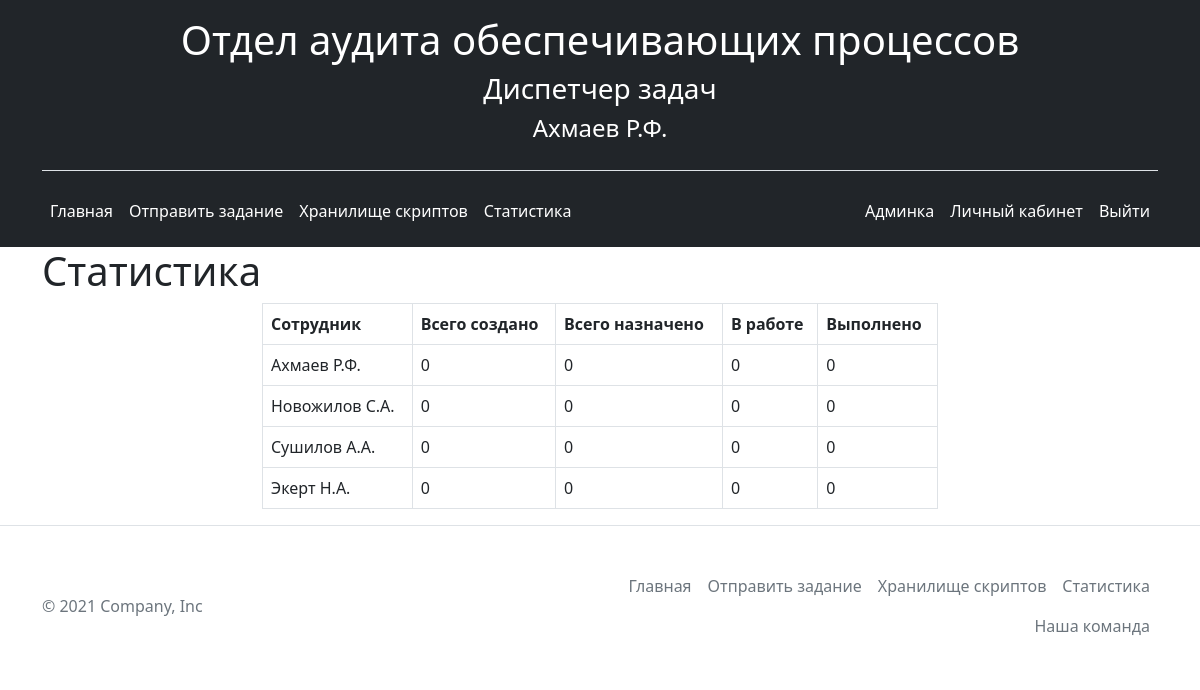
The page /statistics (signed in) on the database its author committed.
### app.py (models this page shows, shortened)
class User(db.Model, UserMixin):
    __tablename__ = 'user'
    id = db.Column(db.Integer, primary_key=True)
    login = db.Column(db.String(20), unique=True, nullable=False)
    fio = db.Column(db.String(20), nullable=False)
    password = db.Column(db.String(1255), nullable=False)
    role_id = db.Column(db.Integer, db.ForeignKey('role.id'), nullable=False, default='1')
    role = db.relationship('Role', foreign_keys=[role_id])

### app.py (the view)
@app.route('/statistics')
@login_required
def statistics():
    create = db.session.query(User.fio, func.count(Task.user))\
        .outerjoin(Task, User.id == Task.user_id)\
        .group_by(User.id)\
        .order_by(User.fio)\
        .all()
    set = db.session.query(User.fio, func.count(Task.to_user))\
        .outerjoin(Task, User.id == Task.to_user_id)\
        .group_by(User.id)\
        .order_by(User.fio)\
        .all()
    inwork = db.session.query(User.fio, func.count(Task.status_id).filter(Task.status_id=='2'))\
        .outerjoin(Task, User.id==Task.to_user_id)\
        .group_by(User.fio) \
        .order_by(User.fio) \
        .all()
    done = db.session.query(User.fio, func.count(Task.status_id).filter(Task.status_id == '3')) \
        .outerjoin(Task, User.id == Task.to_user_id) \
        .group_by(User.fio) \
        .order_by(User.fio) \
        .all()
    print(inwork)
    return render_template("statistics.html", create=create, set=set, inwork=inwork, done=done)

### app.py (called while the page is built)
@login_manager.user_loader
def load_user(user_id):
    return User.query.get(user_id)

### templates/statistics.html (shortened to what this page needs)
{% extends 'base.html' %}
{% block body %}
<div class="container">
    <h1>Статистика</h1>
</div>
<div class="statistic-table container">
    <table class="table table-striped table-hover table-bordered" id="example">
    <thead>
            <th scope="col" class="">Сотрудник</th>
            <th scope="col" class="">Всего создано</th>
            <th scope="col" class="">Всего назначено</th>
            <th scope="col" class="">В работе</th>
            <th scope="col" class="">Выполнено</th>
    </thead>
    <tbody>
        {% for el in range(1, create|length) %}
            <tr>
                <td>{{ create[el][0] }}</td>
                <td>{{ create[el][1] }}</td>
                <td>{{ set[el][1]}}</td>
                <td>{{ inwork[el][1]}}</td>
                <td>{{ done[el][1]}}</td>
            </tr>
        {% endfor %}
    </tbody>
</table>
</div>
{% endblock %}

### templates/base.html (shortened to what this page needs)
<!doctype html>
<html lang="en">
<head>
    <link rel="stylesheet" href="{{ url_for('static', filename='css/bootstrap.min.css') }}">
    <link rel="stylesheet" href="{{ url_for('static', filename='css/main.css') }}">
	<link rel="stylesheet" type="text/css" href="{{ url_for('static', filename='DataTables/datatables.min.css') }}"/>
</head>
<body>
    <header class="p-3 bg-dark text-white">
        <div class="container">
            <div class="header-logo border-bottom">
                <h1>Отдел аудита обеспечивающих процессов</h1>
                <h3>Диспетчер задач</h3>
                <h4>{{ current_user.fio }}</h4>
            </div>
          <div class="d-flex flex-wrap align-items-center justify-content-center justify-content-lg-start">
            <ul class="nav col-12 col-lg-auto me-lg-auto mb-2 justify-content-center mb-md-0">
              <li><a href="/" class="nav-link px-2 text-white">Главная</font></a></li>
              <li><a href="/taskadd" class="nav-link px-2 text-white"><font style="vertical-align: inherit;">Отправить задание</font></a></li>
              <li><a href="/storagescripts" class="nav-link px-2 text-white"><font style="vertical-align: inherit;">Хранилище скриптов</font></a></li>
              <li><a href="/statistics" class="nav-link px-2 text-white"><font style="vertical-align: inherit;">Статистика</font></a></li>
            </ul>
            <div class="d-flex text-end">
                {% if current_user.login %}
                    <a href="/admin_panel" class="nav-link px-2 text-white"><font style="vertical-align: inherit;">Админка</font></a>
                    <a href="/user/{{ current_user.login }}/{{ current_user.id}}" class="nav-link px-2 text-white"><font style="vertical-align: inherit;">Личный кабинет</font></a>
                    <a href="/logout" class="nav-link px-2 text-white"><font style="vertical-align: inherit;">Выйти</font></a>
                {% else %}
                    <a href="/login" class="nav-link px-2 text-white"><font style="vertical-align: inherit;">Авторизоваться</font></a>
                {% endif %}
            </div>
          </div>
        </div>
    </header>
    {% block body %}{% endblock %}
    <footer class="border-top">
        <div class="container d-flex flex-wrap justify-content-between align-items-center py-3 my-4 ">
        <p class="col-md-4 mb-0 text-muted">© 2021 Company, Inc</p>
        <ul class="nav col-md-6 justify-content-end">
            <li class="nav-item"><a href="/" class="nav-link px-2 text-muted">Главная</a></li>
            <li class="nav-item"><a href="/taskadd" class="nav-link px-2 text-muted">Отправить задание</a></li>
            <li class="nav-item"><a href="/storagescripts" class="nav-link px-2 text-muted">Хранилище скриптов</a></li>
            <li class="nav-item"><a href="/statistics" class="nav-link px-2 text-muted">Статистика</a></li>
            <li class="nav-item"><a href="/about" class="nav-link px-2 text-muted">Наша команда</a></li>
        </ul>
              </div>
  </footer>
</body>
</html>

### static/css/main.css (style rules this page uses)
body { overflow-y: scroll; }
.header-logo { display: flex; align-items: center; flex-direction: column; padding-bottom: 20px; margin-bottom: 20px; }
.tasks-discription tbody, td, tfoot, th, thead, tr { border-color: inherit; border-style: solid; border-width: 1px; }
td { padding-right: 0; }
table { max-width: 1900px; }
.statistic-table { width: 700px; }

### rows shown on the page
User: fio "Ахмаев Р.Ф.", fio "Ахмаев Р.Ф."
User: fio "Новожилов С.А."
User: fio "Сушилов А.А."
User: fio "Экерт Н.А."

### other values the page prints
{{ create[el][1] }} "0" "0" "0" "0"
{{ set[el][1] }} "0" "0" "0" "0"
{{ inwork[el][1] }} "0" "0" "0" "0"
{{ done[el][1] }} "0" "0" "0" "0"
